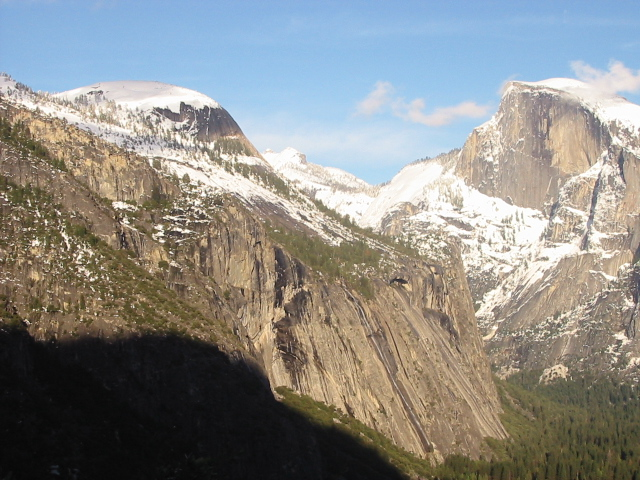
#> input picture CSE_4310_Computer_Vision/assignment_1/img/yosemite1.jpg, 640 x 480 px
$ python img_transforms.py
#> lines starting #> are read from the running program, lines starting #| are printed output that depends on the picture
#> further down, img is the input picture: shape (480, 640, 3); mean R, G, B 139.5, 139.3, 135.4
import numpy as np
import skimage.io as io
import skimage.color as color
from skimage import transform
import sys
import matplotlib.pyplot as plt
from numpy.lib import stride_tricks

def random_crop(img, size):
#> called with size = 120
    height, width = img.shape[0], img.shape[1]
#> height = 480; width = 640

    # Check to see if the crop size is feasible given the imput image size
    if(size not in range(0, min(width, height))):
        print("WARNING: The crop size chosen is not feasbile with the input image size")
        exit()

    # The furthest the row and column that can be accessed accround to the size
    right_col = width-size
#> right_col = 520
    bot_row = height-size
#> bot_row = 360

    # Gets the random left-most column and top_most row
    left_col = np.random.randint(0, right_col)
#> left_col = 192
    top_row = np.random.randint(0, bot_row)
#> top_row = 323

    # crops the image
    crop_image = img[top_row : top_row + size, left_col : left_col + size]

    return crop_image

def extract_patch(img, num_patches):
#> called with num_patches = 8
    height, width = img.shape[0], img.shape[1] # height and width of image
#> height = 120; width = 120
    rows, cols = height // num_patches, width // num_patches # gets the amount of rows and columns needed for the patches
#> rows = 15; cols = 15
    patches = np.zeros((rows, cols, num_patches, num_patches)) # placeholder to store the patches later

    # Creates the patches for the given image
    for x in range(rows):
        for y in range(cols):
            patches = img[num_patches*x:num_patches*(x+1), num_patches*y:num_patches*(y+1)]

    return patches

def resize_img(img, factor):
#> called with factor = 4
    (resize_width, resize_height) = img.shape[0]/factor, img.shape[1]/factor # gets the new width and heights given the inputted scale factor
#> resize_width = 120; resize_height = 160
    new_img = transform.resize(img, (resize_height, resize_width), order=0) # resizes the image to given dimensions using "nearest neighbor interpolation"
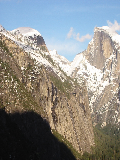
#> new_img: shape (160, 120, 3); mean R, G, B 139.5, 139.3, 135.4

    return new_img

def color_jitter(img, hue, saturation, value):
    # getting random values less than or equal to the hsv given
#> called with hue = 360, saturation = 1, value = 1
    h = np.random.randint(0, hue)
    s = np.random.uniform(0, saturation)
    v = np.random.uniform(0, value)

    # storing the hsv values into the given image array
    img[:, :, 0] = img[:, :, 0] + h
    img[:, :, 1] = img[:, :, 1] + s
    img[:, :, 2] = img[:, :, 2] + v
    h = img[:, :, 0]
    s = img[:, :, 1]
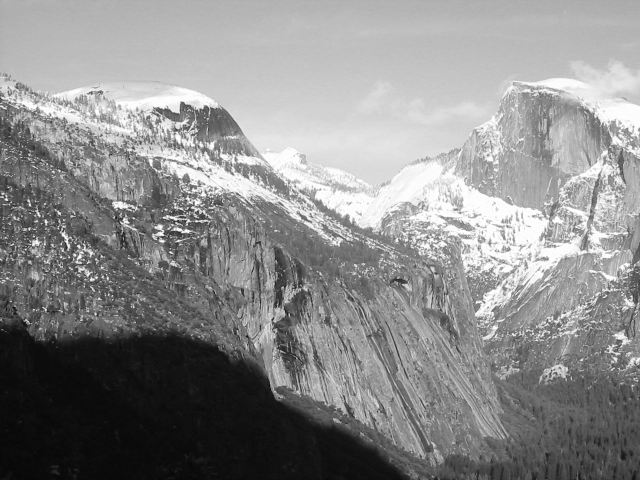
#> s: shape (480, 640); min 6, max 255, mean 139.3
    v = img[:, :, 2]
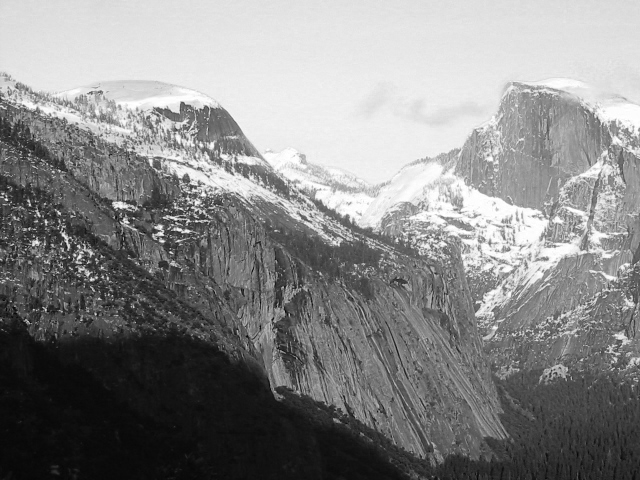
#> v: shape (480, 640); min 1, max 255, mean 135.4

    c = v*s # chroma
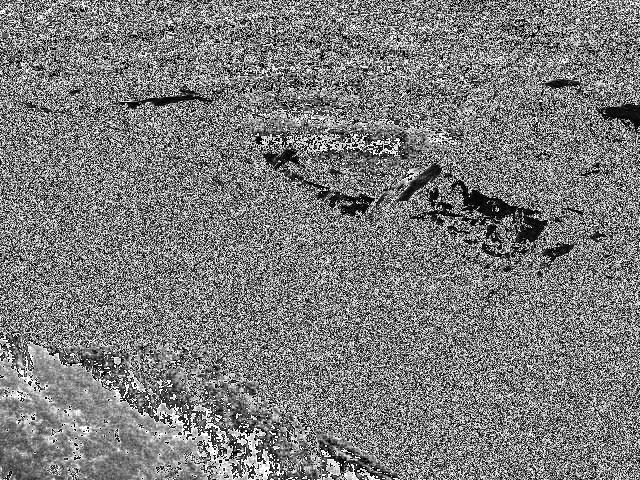
#> c: shape (480, 640); min 0, max 255, mean 124.1
    hue_prime = h/60.0 # normalizing hue
    X = c * (1-np.abs(hue_prime % 2 - 1)) # second largest component of the color
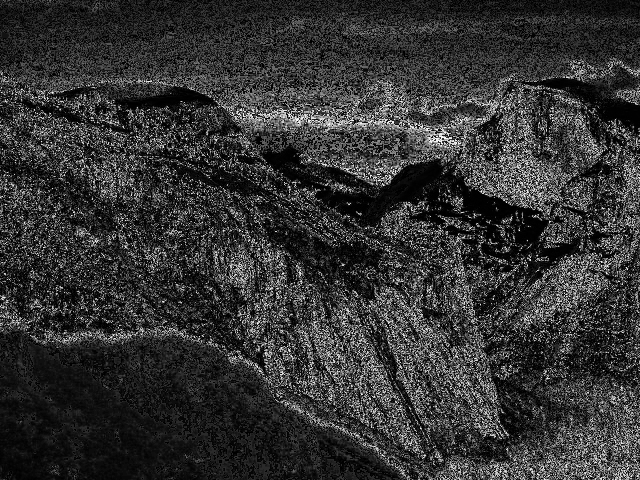
#> X: shape (480, 640) float64; min 0, max 254, mean 52.1
    m = v-c # difference of chroma from value
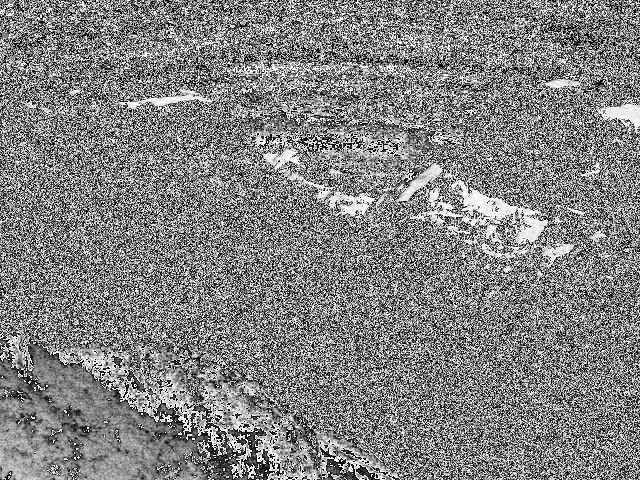
#> m: shape (480, 640); min 0, max 255, mean 129.8

    # Calculates the conversion of HSV to RGB
    R_prime, G_prime, B_prime = 0,0,0
    for i in range(len(img)):
        for j in range(len(img[i])):
            if(hue_prime[i,j] >= 0 and hue_prime[i,j] < 1):
                (R_prime, G_prime, B_prime) = (c[i,j], X[i,j], 0)
            elif(hue_prime[i,j] >= 1 and hue_prime[i,j] < 2):
                (R_prime, G_prime, B_prime) = (X[i,j], c[i,j], 0)
            elif(hue_prime[i,j] >= 2 and hue_prime[i,j] < 3):
                (R_prime, G_prime, B_prime) = (0, X[i,j], c[i,j])
            elif(hue_prime[i,j] >= 3 and hue_prime[i,j] < 4):
                (R_prime, G_prime, B_prime) = (0, X[i,j], c[i,j])
            elif(hue_prime[i,j] >= 4 and hue_prime[i,j] < 5):
                (R_prime, G_prime, B_prime) = (X[i,j], 0, c[i,j])
            elif(hue_prime[i,j] >= 5 and hue_prime[i,j] < 6):
                (R_prime, G_prime, B_prime) = (c[i,j], 0, X[i,j])

            img[i,j,0] = float(R_prime) + float(m[i,j])
            img[i,j,1] = float(G_prime) + float(m[i,j])
            img[i,j,2] = float(B_prime) + float(m[i,j])
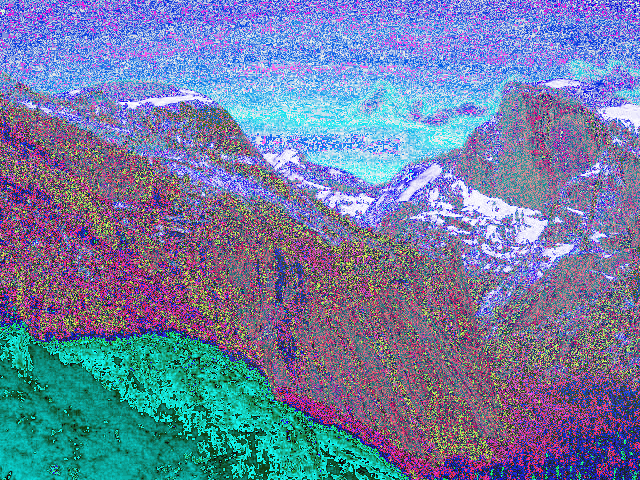
#> img: shape (480, 640, 3); mean R, G, B 111.6, 125.2, 162.2

    return img

# Main

img = io.imread("img/yosemite1.jpg") # reads the specified img file

# Displays the original image
io.imshow(img)
io.show()

# Displays the specified size random cropping of the image
size = 120
crop_img = random_crop(img, size)
io.imshow(crop_img)
io.show()

# Displays the image after performing patch extraction
num_patches = 8
# Reusing Cropped image from earlier since it is a square image
patches_img = extract_patch(crop_img, num_patches)
io.imshow(patches_img)
io.show()

# Displays the newly resized image based off scaling factor
factor = 4
resized_img = resize_img(img, factor)
io.imshow(resized_img)
io.show()

# Randomly perturbs the HSV values on an input image
hue = 360
saturation = 1
value = 1
color_jitter_img = color_jitter(img, hue, saturation, value)
io.imshow(color_jitter_img)
io.show()

$ run again, with CSE_4310_Computer_Vision/assignment_1/img/Rainier1.png saved as CSE_4310_Computer_Vision/assignment_1/img/yosemite1.jpg
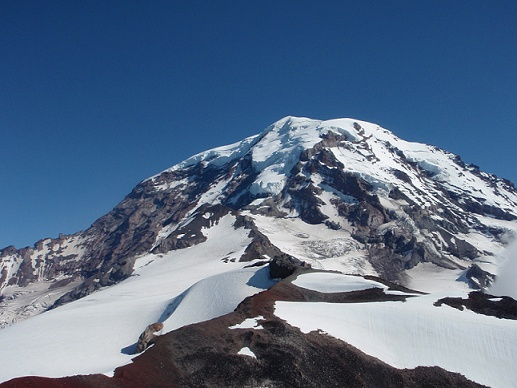
#> input picture CSE_4310_Computer_Vision/assignment_1/img/Rainier1.png, 517 x 388 px
#> img is the input picture: shape (388, 517, 3); mean R, G, B 88.9, 109.3, 135.8
#> in color_jitter, `m = v-c`:
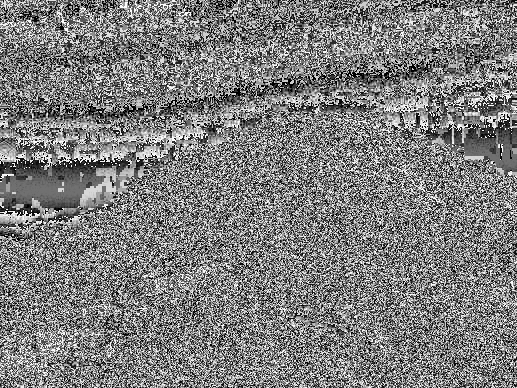
#> m: shape (388, 517); min 0, max 255, mean 125.4
#> after the loop in color_jitter, `for i in range(len(img)):`:
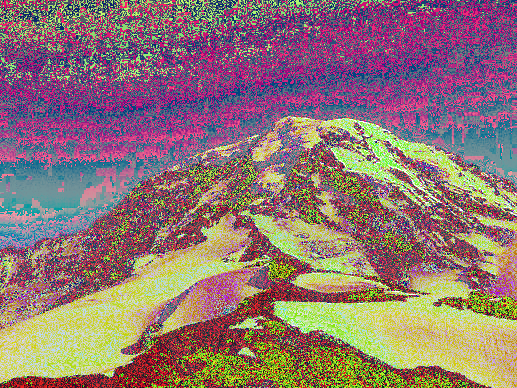
#> img: shape (388, 517, 3); mean R, G, B 143.2, 117.2, 114.1
